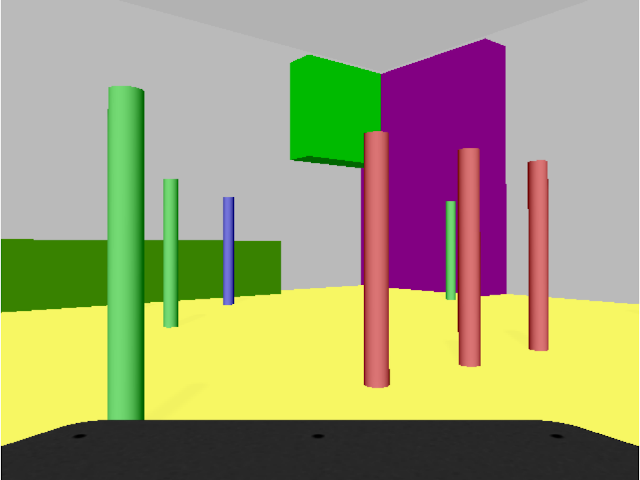
#> input picture Data/Robot_view_png.png, 640 x 480 px, found by its file name
$ python Threshold_picker.py
#> lines starting #> are read from the running program, lines starting #| are printed output that depends on the picture; after the words box and inside, x2 and y2 are one past the last pixel; in counts of white or black regions, pixels touching at a corner belong together
import cv2
import numpy as np

def empty(value):
    # print(value)
    pass


# create window for trackbars
cv2.namedWindow("TrackBars")  # create window to be able to adjust values in real time
cv2.resizeWindow("TrackBars", 640, 240)  # resize the window

# create a trackbars, in opencv max hue is 179, the trackbar calls function empty on change
cv2.createTrackbar("Hue Min", "TrackBars", 0, 179, empty)
#> slider 'Hue Min' is set to 35
cv2.createTrackbar("Hue Max", "TrackBars", 179, 179, empty)
cv2.createTrackbar("Sat Min", "TrackBars", 0, 255, empty)
#> slider 'Sat Min' is set to 51
cv2.createTrackbar("Sat Max", "TrackBars", 255, 255, empty)
cv2.createTrackbar("Val Min", "TrackBars", 0, 255, empty)
#> slider 'Val Min' is set to 51
cv2.createTrackbar("Val Max", "TrackBars", 255, 255, empty)

img = cv2.imread("Resources/Robot_view_png.png")
#> img is the input picture: shape (480, 640, 3); mean B, G, R 120.8, 159.8, 161.7
imgHSV = cv2.cvtColor(img, cv2.COLOR_BGR2HSV)  # convert colors from RGB to HSV
#> imgHSV: shape (480, 640, 3); mean H, S, V 27.5, 88.8, 175.7
while True:
    h_min = cv2.getTrackbarPos("Hue Min", "TrackBars")
    h_max = cv2.getTrackbarPos("Hue Max", "TrackBars")
    s_min = cv2.getTrackbarPos("Sat Min", "TrackBars")
    s_max = cv2.getTrackbarPos("Sat Max", "TrackBars")
    v_min = cv2.getTrackbarPos("Val Min", "TrackBars")
    v_max = cv2.getTrackbarPos("Val Max", "TrackBars")

    lower = np.array([h_min, s_min, v_min])
    upper = np.array([h_max, s_max, v_max])
    mask = cv2.inRange(imgHSV, lower, upper) #create a mask
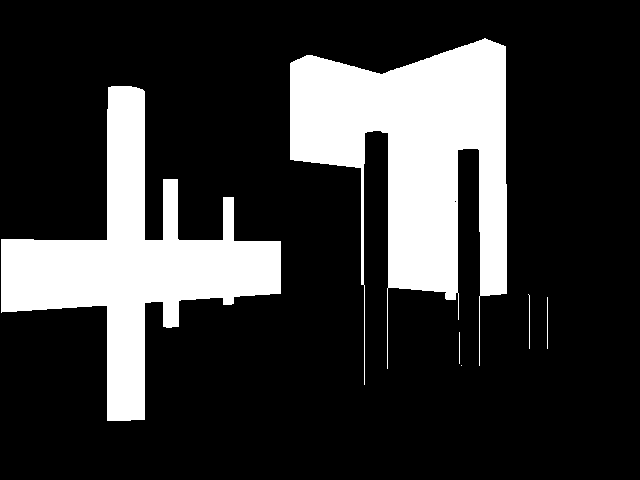
#> mask: shape (480, 640); 21.2% white; 6 white regions (1 under 20 px), largest, box (x1, y1, x2, y2) and area: (290, 38, 507, 385) 35094, (1, 86, 281, 421) 29790, (528, 294, 530, 349) 55, (547, 297, 548, 349) 52, (459, 332, 460, 364) 32

    imgResult = cv2.bitwise_and(img, img, mask=mask) #apply mask
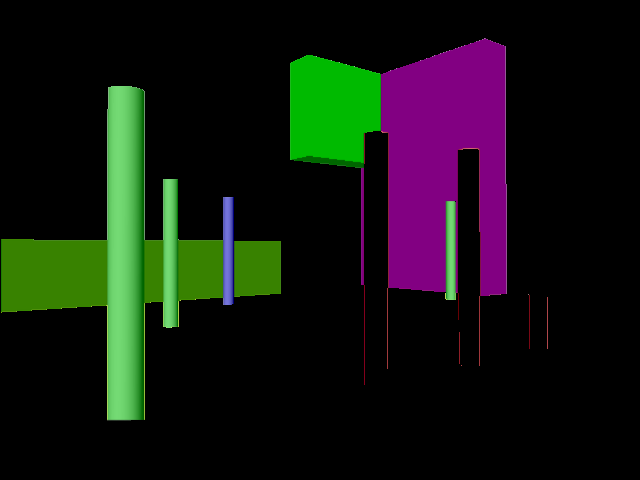
#> imgResult: shape (480, 640, 3); mean B, G, R 15.8, 21.1, 18.3

    #cv2.imshow("Original", img)
    #cv2.imshow("HSV", imgHSV)
    cv2.imshow("Mask", mask)
    cv2.imshow("Result", imgResult)
    cv2.waitKey(50)

$ run again, with Data/capture2.png copied over Data/Robot_view_png.png
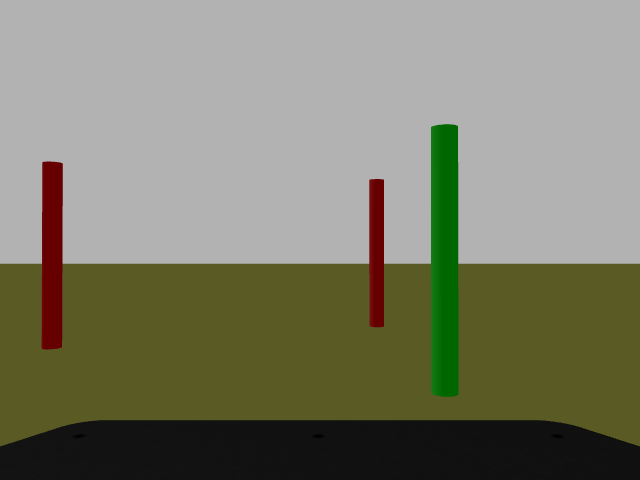
#> input picture Data/capture2.png, 640 x 480 px, found by its file name
#> img is the input picture: shape (480, 640, 3); mean B, G, R 107.1, 126.4, 126
#> imgHSV: shape (480, 640, 3); mean H, S, V 10.9, 58.7, 128.4
#> `mask = cv2.inRange(imgHSV, lower, upper)`:
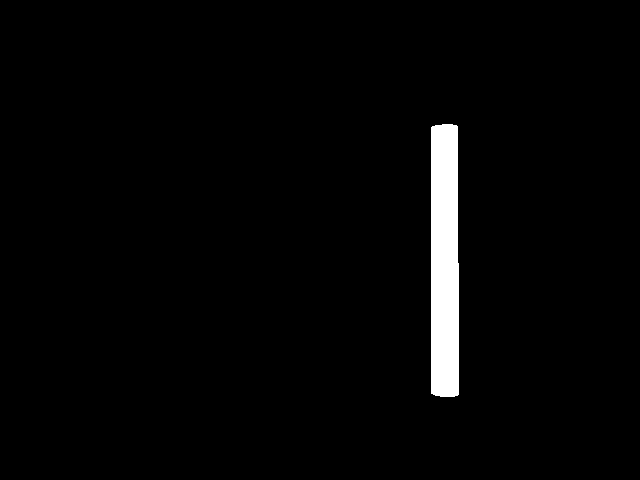
#> mask: shape (480, 640); 2.4% white; 1 white region, box (x1, y1, x2, y2) and area: (431, 124, 459, 397) 7463
#> `imgResult = cv2.bitwise_and(img, img, mask=mask)`:
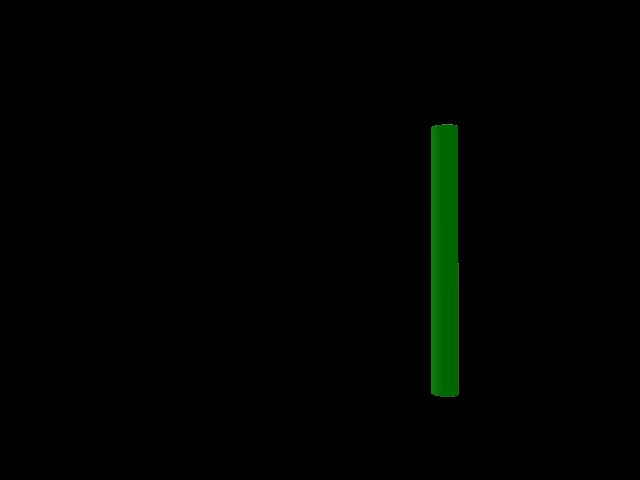
#> imgResult: shape (480, 640, 3); mean B, G, R 0.1, 2.6, 0.1
